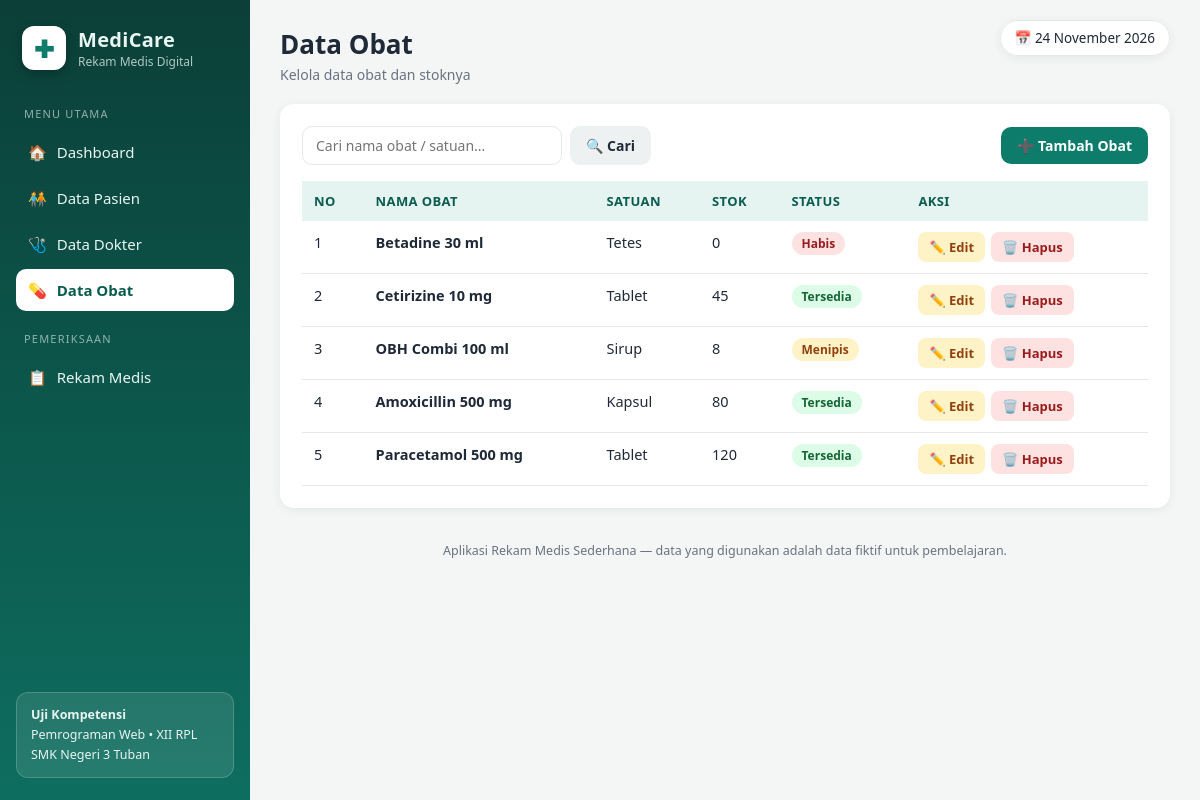
/obat.php, run on the app's committed database.
### tables this page shows
CREATE TABLE IF NOT EXISTS obat (
    id_obat   INT          NOT NULL AUTO_INCREMENT,
    nama_obat VARCHAR(100) NOT NULL,
    satuan    VARCHAR(30)  NOT NULL,
    stok      INT          NOT NULL DEFAULT 0,
    PRIMARY KEY (id_obat)
);

### koneksi.php (called while the page is built, shortened)
<?php
function e($nilai)
{
    return htmlspecialchars((string) $nilai, ENT_QUOTES, 'UTF-8');
}

### obat.php (the view, shortened to what this page needs)
<?php
require_once 'koneksi.php';
$cari = trim($_GET['q'] ?? '');
if ($cari !== '') {
    $sql  = "SELECT * FROM obat WHERE nama_obat LIKE ? OR satuan LIKE ? ORDER BY id_obat DESC";
    $stmt = mysqli_prepare($koneksi, $sql);
    $kata = "%$cari%";
    mysqli_stmt_bind_param($stmt, 'ss', $kata, $kata);
    mysqli_stmt_execute($stmt);
    $hasil = mysqli_stmt_get_result($stmt);
} else {
    $hasil = mysqli_query($koneksi, "SELECT * FROM obat ORDER BY id_obat DESC");
}
require_once 'includes/header.php';
?>
<div class="kartu">
    <div class="toolbar">
        <form class="form-cari" method="get" action="">
            <input type="text" name="q" placeholder="Cari nama obat / satuan..." value="<?= e($cari) ?>">
            <button class="btn btn-abu" type="submit">🔍 Cari</button>
        </form>
        <a class="btn btn-utama" href="obat_tambah.php">➕ Tambah Obat</a>
    </div>
    <div class="tabel-bungkus">
        <table>
            <thead>
                <tr>
                    <th>No</th>
                    <th>Nama Obat</th>
                    <th>Satuan</th>
                    <th>Stok</th>
                    <th>Status</th>
                    <th>Aksi</th>
                </tr>
            </thead>
            <tbody>
            <?php $no = 1; while ($o = mysqli_fetch_assoc($hasil)): ?>
                <tr>
                    <td><?= $no++ ?></td>
                    <td><b><?= e($o['nama_obat']) ?></b></td>
                    <td><?= e($o['satuan']) ?></td>
                    <td><?= (int) $o['stok'] ?></td>
                    <td>
                        <?php if ((int) $o['stok'] <= 0): ?>
                            <span class="badge badge-stok-habis">Habis</span>
                        <?php elseif ((int) $o['stok'] <= 10): ?>
                            <span class="badge badge-stok-tipis">Menipis</span>
                        <?php else: ?>
                            <span class="badge badge-stok-aman">Tersedia</span>
                        <?php endif; ?>
                    </td>
                    <td>
                        <div class="aksi">
                            <a class="btn btn-kecil btn-edit" href="obat_edit.php?id=<?= (int) $o['id_obat'] ?>">✏️ Edit</a>
                            <a class="btn btn-kecil btn-hapus" href="obat_hapus.php?id=<?= (int) $o['id_obat'] ?>"
                               data-konfirmasi="Hapus obat <?= e($o['nama_obat']) ?>? Obat yang sudah tercatat pada rekam medis tidak dapat dihapus.">🗑️ Hapus</a>
                        </div>
                    </td>
                </tr>
            <?php endwhile; ?>
            </tbody>
        </table>
    </div>
</div>
<?php require_once 'includes/footer.php'; ?>

### assets/css/style.css (style rules this page uses)
:root { --teal: #0e7c6b; --teal-gelap: #0a5c50; --teal-muda: #e6f4f1; --biru: #2563eb; --ungu: #7c3aed; --oranye: #ea8a00; --merah: #dc2626; --teks: #1f2937; --teks-redup: #6b7280; --garis: #e5e7eb; --latar: #f3f6f5; --radius: 14px; --bayang: 0 2px 10px rgba(16, 60, 52, .07); }
* { margin: 0; padding: 0; box-sizing: border-box; }
body { font-family: "Segoe UI", system-ui, -apple-system, Arial, sans-serif; background: var(--latar); color: var(--teks); }
a { text-decoration: none; }
.kartu { background: #fff; border-radius: var(--radius); box-shadow: var(--bayang); padding: 22px; margin-bottom: 22px; }
.tabel-bungkus { overflow-x: auto; }
table { width: 100%; border-collapse: collapse; font-size: 14.5px; }
thead th { text-align: left; background: var(--teal-muda); color: var(--teal-gelap); padding: 11px 12px; font-size: 13px; text-transform: uppercase; letter-spacing: .4px; white-space: nowrap; }
tbody td { padding: 11px 12px; border-bottom: 1px solid var(--garis); vertical-align: top; }
.badge { display: inline-block; padding: 3px 10px; border-radius: 999px; font-size: 12px; font-weight: 700; white-space: nowrap; }
.badge-stok-aman { background: #dcfce7; color: #166534; }
.badge-stok-tipis { background: #fef3c7; color: #92400e; }
.badge-stok-habis { background: #fee2e2; color: #991b1b; }
.btn { display: inline-flex; align-items: center; gap: 6px; padding: 9px 16px; border-radius: 10px; border: none; cursor: pointer; font-size: 14px; font-weight: 600; font-family: inherit; transition: filter .15s ease, transform .1s ease; }
.btn-utama { background: var(--teal); color: #fff; }
.btn-abu { background: #eef1f1; color: var(--teks); }
.btn-kecil { padding: 6px 11px; font-size: 13px; border-radius: 8px; }
.btn-edit { background: #fef3c7; color: #92400e; }
.btn-hapus { background: #fee2e2; color: #991b1b; }
.aksi { display: flex; gap: 6px; flex-wrap: wrap; }
.toolbar { display: flex; justify-content: space-between; align-items: center; gap: 14px; margin-bottom: 16px; flex-wrap: wrap; }
.form-cari { display: flex; gap: 8px; }
.form-cari input { padding: 9px 13px; border: 1px solid var(--garis); border-radius: 10px; font-size: 14px; width: 260px; font-family: inherit; background: #fff; }

### data on the page
obat: nama_obat "Betadine 30 ml", satuan "Tetes", stok "0", shows "Habis"
obat: nama_obat "Cetirizine 10 mg", satuan "Tablet", stok "45", shows "Tersedia"
obat: nama_obat "OBH Combi 100 ml", satuan "Sirup", stok "8", shows "Menipis"
obat: nama_obat "Amoxicillin 500 mg", satuan "Kapsul", stok "80", shows "Tersedia"
obat: nama_obat "Paracetamol 500 mg", satuan "Tablet", stok "120", shows "Tersedia"

### other printed values
$judul "Data Obat"
$subjudul "Kelola data obat dan stoknya"
